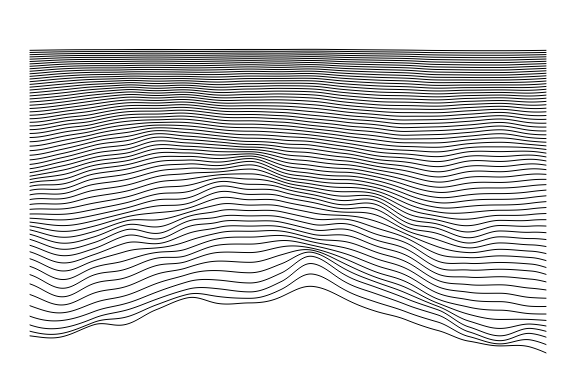
Frame 1 (no input)
Frame 60 (no input): identical to frame 1, image omitted
Frame 120 (the mouse pressed at the canvas centre since frame 60): identical to frame 1, image omitted

The p5.js sketch that drew this single still picture (run headless with seeded random() and noise() and a simulated clock; from frame 60 on, the mouse is pressed at the canvas centre):

// p5.js sketch
// ── sketch.js
let seed = 1234;
let doExport = false;

function setup() {
    createCanvas(576, 384); // 适配 Week 4 的 6"x4" 标准画布
}

function keyPressed() {
    if (key == "r") {
        seed = floor(random(13001));
    }
    if (key == "s") {
        doExport = true;
    }
}

function drawLine(baseY, amp, inc) {
    beginShape();
    for (let x = 30; x <= width - 30; x += 2) {
        // 🌟 2D 噪声核心：同时传入 x 和 baseY 两个维度 [1, 3]
        let n = noise(x * inc, baseY * inc);
        let y = baseY + map(n, 0, 1, -amp, amp);
        vertex(x, y);
    }
    endShape();
}

function draw() {
    if (doExport) {
        beginRecordSvg("noise2D_" + seed + ".svg"); 
    }

    noiseSeed(seed);
    randomSeed(seed);
    background(255);
    noFill();
    stroke(0);

    let inc = 0.004; // 2D 噪声缩放因子（缩放越小，过渡越平滑）[1]
    let y = 50;

    while (y < height - 50) {
        let currentGap = map(y, 50, height - 50, 2, 8);
        let currentAmp = map(y, 50, height - 50, 2, 100);
        drawLine(y, currentAmp, inc);
        y += currentGap;
    }

    if (doExport) {
        endRecordSvg();
        doExport = false;
    }
}
